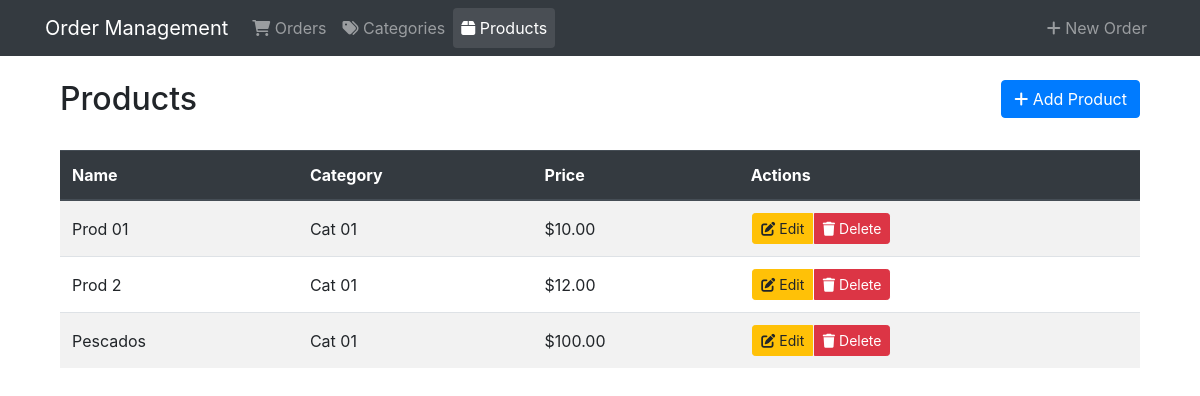
Screenshot of /products/ with the database file from the repository.
### orders/models.py (models this page shows, shortened)
class Product(models.Model):
    name = models.CharField(max_length=100)
    category = models.ForeignKey(ProductCategory, related_name='products', on_delete=models.CASCADE)
    price = models.DecimalField(max_digits=10, decimal_places=2)
    created_at = models.DateTimeField(default=timezone.now)
    updated_at = models.DateTimeField(default=timezone.now)

class ProductCategory(models.Model):
    name = models.CharField(max_length=100)
    description = models.TextField(blank=True, null=True)
    class Meta:
        verbose_name_plural = "Product Categories"

### orders/views.py (the view)
# urls.py: path('products/', product_list, name='product_list'),
def product_list(request):
    products = Product.objects.all().select_related('category')
    categories = ProductCategory.objects.all()
    return render(request, 'orders/product_list.html', {
        'products': products,
        'categories': categories
    })

### orders/templates/orders/product_list.html (shortened to what this page needs)
{% extends 'base.html' %}
{% block content %}
<div class="container mt-4">
    <div class="row mb-4">
        <div class="col">
            <h2>Products</h2>
        </div>
        <div class="col text-right">
            <button type="button" class="btn btn-primary" data-toggle="modal" data-target="#addProductModal">
                <i class="fas fa-plus"></i> Add Product
            </button>
        </div>
    </div>
    <div class="table-responsive">
        <table class="table table-striped table-hover">
            <thead class="thead-dark">
                <tr>
                    <th>Name</th>
                    <th>Category</th>
                    <th>Price</th>
                    <th>Actions</th>
                </tr>
            </thead>
            <tbody>
                {% for product in products %}
                <tr>
                    <td>{{ product.name }}</td>
                    <td>{{ product.category.name }}</td>
                    <td>${{ product.price }}</td>
                    <td>
                        <div class="btn-group" role="group">
                            <button type="button" class="btn btn-warning btn-sm" data-toggle="modal" data-target="#editProductModal{{ product.id }}">
                                <i class="fas fa-edit"></i> Edit
                            </button>
                            <button type="button" class="btn btn-danger btn-sm" data-toggle="modal" data-target="#deleteProductModal{{ product.id }}">
                                <i class="fas fa-trash"></i> Delete
                            </button>
                        </div>
                    </td>
                </tr>
                {% empty %}
                <tr>
                    <td colspan="4" class="text-center">No products found.</td>
                </tr>
                {% endfor %}
            </tbody>
        </table>
    </div>
</div>
{% endblock %}

### orders/templates/base.html (style rules this page uses)
.btn-group-sm > .btn, .btn-sm { padding: .25rem .5rem; margin: 0 .1rem; }
.table td, .table th { vertical-align: middle; }

### rows the page displays
Product: name "Prod 01", category.name "Cat 01", price "10.00"
Product: name "Prod 2", category.name "Cat 01", price "12.00"
Product: name "Pescados", category.name "Cat 01", price "100.00"
